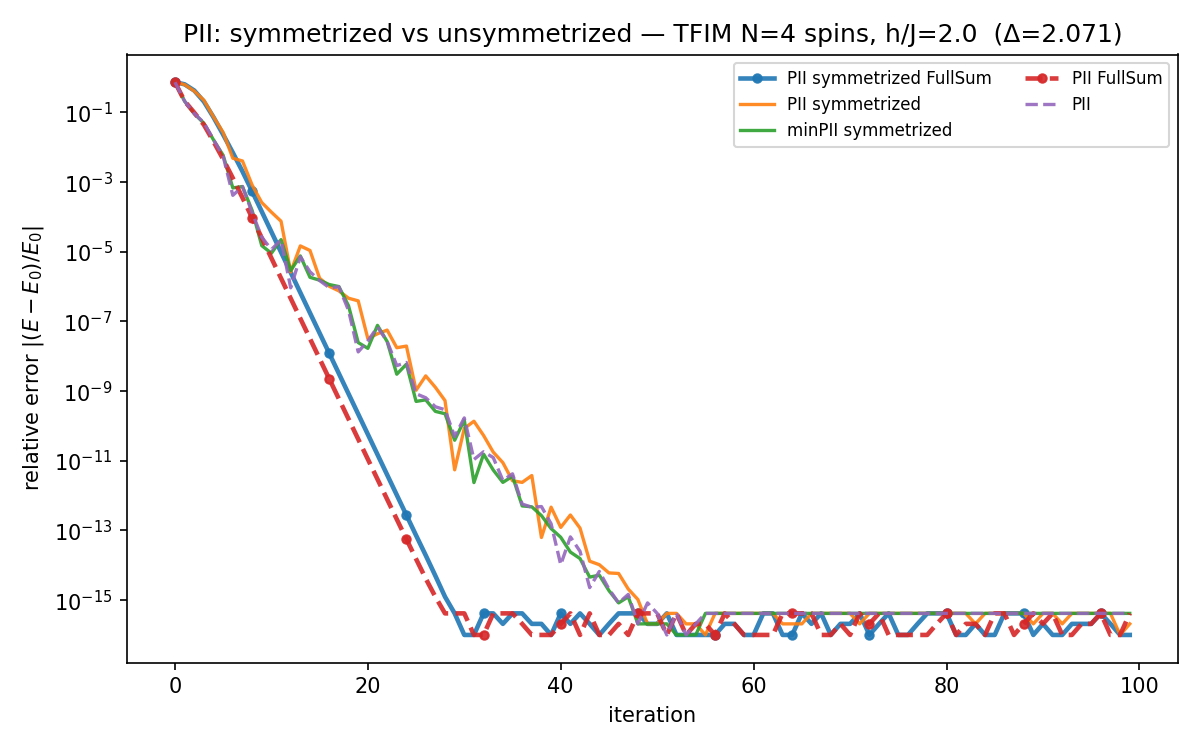

This figure's Python source:
r"""Compare **unsymmetrized vs symmetrized PII** on a small TFIM (Monte Carlo + FullSum).

Same exactly-solvable periodic TFIM chain, model, starting parameters and PII
hyperparameters as :mod:`pii.examples.compare_sr_pii_tfim`, so the only thing that
changes between the two PII variants is the *linear solver*:

- **PII** (unsymmetrized) solves the (generally non-symmetric) dense system
  ``Q ξ = ½∇E`` with ``Q = H − τS + λ I`` (``λ = diag_shift_pii``), via a general
  LU solve.
- **PII symmetrized** solves the Tikhonov-regularized normal equations
  ``ξ = (QᴴQ + λ·I)⁻¹ Qᴴ (½∇E)`` with the *unregularized* ``Q = H − τS`` — i.e.
  the regularized pseudo-inverse of ``Q``. This requires the driver ``diag_shift=0``
  (the regularization is carried by the solver's ``diag_shift``). See
  :func:`pii.penrose_symmetrized_solver`. Note that ``diag_shift_pii_symm`` has **energy²
  units** and — because forming ``QᴴQ`` squares the (large) condition number of the
  rank-deficient ``Q`` — empirically needs to be ``O(0.1–1)`` here, *far* larger than
  ``diag_shift_pii`` (the energy-unit heuristic gives only the dimension, not the
  magnitude).

FullSum (noise-free) references for both variants separate "does symmetrization help
under Monte Carlo noise" from the deterministic limit (where both share the same
fixed point as ``reg → 0``).

Run with::

    conda activate pii && python pii/examples/compare_pii_symmetrized_tfim.py
"""

import time
from functools import partial
from pathlib import Path

import numpy as np
import jax
import jax.numpy as jnp
from jax.nn.initializers import normal
import optax
import netket as nk
import matplotlib.pyplot as plt

import pii

HERE = Path(__file__).parent

L = 4
h = 2.0
N_ITER = 100

g = nk.graph.Chain(L, pbc=True)
hi = nk.hilbert.Spin(s=0.5, N=g.n_nodes)
H = nk.operator.Ising(hilbert=hi, graph=g, h=h)

# Exact spectrum endpoints -> ground-state energy, gap, and spectral spread Γ.
import scipy.sparse.linalg as sla

E0, E1 = nk.exact.lanczos_ed(H, k=2, compute_eigenvectors=False)
Emax = float(sla.eigsh(H.to_sparse(), k=1, which="LA", return_eigenvectors=False)[0])
gap = E1 - E0
Gamma = Emax - E0  # spectral spread
tau = E0 - 0.1 * gap  # undershoot by fraction of the gap

# PII's natural learning rate is η = 1; halved for extra Monte Carlo stability
# (identical to compare_sr_pii_tfim.py).
lr_pii = 1.0 / 2.0
diag_shift_pii = 1e-4  # energy units; regularizes Q in the unsymmetrized variant.

# Symmetrized regularization for (QᵀQ + λ·I): ENERGY² units (Q has energy units),
# so this is NOT comparable to diag_shift_pii and is tuned on its own scale. Forming
# QᵀQ squares the condition number of Q, so this typically needs to be much larger
# than diag_shift_pii.
diag_shift_pii_symm = diag_shift_pii**2
# diag_shift_pii_symm = 1e-2 #3e-1

print(f"TFIM {g.extent}, h/J={h};  E0 = {E0:.6f}, gap Δ = {gap:.4f}, "
      f"spread Γ = {Gamma:.4f},  τ = {tau:.6f}")
print(f"PII η = {lr_pii};  diag_shift (unsym) = {diag_shift_pii};  "
      f"diag_shift_symm = {diag_shift_pii_symm}")

# The symmetrized solver is bound once (partial on the shift) and shared by the MC
# and FullSum runs. NOTE: the driver diag_shift must be 0 for these runs (the
# regularization is carried by the solver's diag_shift here).
# note: the default solver is now Cholesky!
sym_solver = partial(pii.penrose_symmetrized_solver, diag_shift=diag_shift_pii_symm)
# sym_solver = partial(pii.naive_symmetrized_solver, diag_shift=diag_shift_pii)

runs = {
    "PII symmetrized FullSum": (
        lr_pii,
        dict(diag_shift=0.0, pii=True, tau=tau, use_ntk=False, linear_solver=sym_solver, fullsum=True),
    ),
    "PII symmetrized": (
        lr_pii,
        dict(diag_shift=0.0, pii=True, tau=tau, use_ntk=False, linear_solver=sym_solver),
    ),
    "minPII symmetrized": (
        lr_pii,
        dict(diag_shift=0.0, pii=True, tau=tau, use_ntk=True, linear_solver=sym_solver),
    ),
    "PII FullSum": (
        lr_pii,
        dict(diag_shift=diag_shift_pii, pii=True, tau=tau, use_ntk=False, fullsum=True),
    ),
    "PII": (lr_pii, dict(diag_shift=diag_shift_pii, pii=True, tau=tau, use_ntk=False)),
}

# One shared model + identical starting parameters used by *every* method (same init
# as compare_sr_pii_tfim.py: stddev 0.3 to avoid the special |+x⟩^N low-energy start).
_init = normal(stddev=0.3)
model = pii.models.RBMRealParams(
    alpha=1, param_dtype=jnp.float64,
    kernel_init=_init, # hidden_bias_init=_init, visible_bias_init=_init,
)
# model = pii.models.LogStateVectorRealParams(
#     hi, param_dtype=jnp.float64,
# )
print("Model = ", model)
init_params = nk.vqs.FullSumState(hi, model, seed=0).parameters

results = {}
for label, (lr, kw) in runs.items():
    kw = dict(kw)
    if kw.pop("fullsum", False):
        vstate = nk.vqs.FullSumState(hi, model, seed=0)
    else:
        sampler = nk.sampler.MetropolisLocal(hi, n_chains=512, sweep_size=hi.size * 3)
        vstate = nk.vqs.MCState(
            sampler, model, n_samples=1024, seed=0, n_discard_per_chain=4
        )
    vstate.parameters = init_params  # identical starting parameters for every method
    opt = optax.sgd(lr)
    # RBMRealParams has a complex log-amplitude (real params), so use mode="complex".
    driver = pii.VMC(H, opt, variational_state=vstate, **kw)
    log = nk.logging.RuntimeLog()
    # warm up to trigger JIT compilation (not timed, not logged), then reset to the
    # shared start so the comparison still begins from identical parameters.
    driver.run(n_iter=1, show_progress=False)
    driver.state.parameters = init_params
    jax.block_until_ready(driver.state.parameters)

    t0 = time.perf_counter()
    driver.run(n_iter=N_ITER, out=log, show_progress=True)
    jax.block_until_ready(driver.state.parameters)
    total = time.perf_counter() - t0

    energies = np.asarray(log.data["Energy"].Mean).real  # N_ITER points
    # per-iteration wall time from the single accurate total (steady state ⇒ ~uniform
    # per step); avoids the per-step block_until_ready sync overhead.
    walltime = np.linspace(total / N_ITER, total, N_ITER)
    results[label] = (energies, walltime)
    print(f"  {label:26s} final E = {energies[-1]:.5f}  rel.err = "
          f"{abs((energies[-1] - E0) / E0):.2e}  ({total:.2f}s)")

# Plot the relative energy error for every entry in `runs`. Convention: unsymmetrized
# dashed, symmetrized solid; exact (FullSum) runs get markers.
_palette = plt.cm.tab10.colors
colors = {label: _palette[i % len(_palette)] for i, label in enumerate(results)}


def plot_convergence(x_of, xlabel, fname):
    plt.figure(figsize=(8, 5))
    for label, (energies, walltime) in results.items():
        kw = runs[label][1]
        is_sym = "linear_solver" in kw
        is_fullsum = kw.get("fullsum", False)
        rel = np.abs((energies - E0) / E0)
        rel = np.maximum(rel, 1e-16)  # floor: rel==0 is −∞ on a log axis (would vanish)
        plt.semilogy(
            x_of(energies, walltime), rel,
            label=label, color=colors[label],
            ls="-" if is_sym else "--",
            lw=2.2 if is_fullsum else 1.6,
            marker="o" if is_fullsum else None,
            markevery=max(len(rel) // 12, 1), ms=4, alpha=0.9,
        )
    plt.xlabel(xlabel)
    plt.ylabel(r"relative error $|(E - E_0)/E_0|$")
    plt.title(f"PII: symmetrized vs unsymmetrized — TFIM N={hi.size} spins, "
              f"h/J={h}  (Δ={gap:.3f})")
    plt.legend(fontsize=8, ncol=2)
    plt.tight_layout()
    plt.savefig(HERE / fname, dpi=150)
    print(f"saved {HERE / fname}")


plot_convergence(lambda e, t: np.arange(len(e)), "iteration",
                 "compare_pii_symmetrized_tfim.png")
plot_convergence(lambda e, t: t, "wall time (s)",
                 "compare_pii_symmetrized_tfim_walltime.png")
